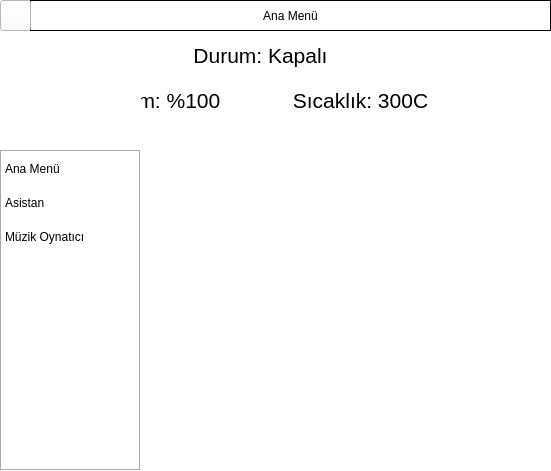
<?xml version="1.0" encoding="UTF-8"?>
<ui version="4.0">
 <class>Form</class>
 <widget class="QWidget" name="Form">
  <property name="geometry">
   <rect>
    <x>0</x>
    <y>0</y>
    <width>551</width>
    <height>471</height>
   </rect>
  </property>
  <property name="sizePolicy">
   <sizepolicy hsizetype="Maximum" vsizetype="Maximum">
    <horstretch>0</horstretch>
    <verstretch>0</verstretch>
   </sizepolicy>
  </property>
  <property name="maximumSize">
   <size>
    <width>551</width>
    <height>471</height>
   </size>
  </property>
  <property name="windowTitle">
   <string>Reji Asistan</string>
  </property>
  <property name="windowIcon">
   <iconset>
    <normaloff>Datas/icons/logo.png</normaloff>Datas/icons/logo.png</iconset>
  </property>
  <property name="windowOpacity">
   <double>1.000000000000000</double>
  </property>
  <property name="layoutDirection">
   <enum>Qt::LeftToRight</enum>
  </property>
  <property name="autoFillBackground">
   <bool>false</bool>
  </property>
  <property name="styleSheet">
   <string notr="true">background-color: white;</string>
  </property>
  <widget class="QListWidget" name="sideBar">
   <property name="enabled">
    <bool>true</bool>
   </property>
   <property name="geometry">
    <rect>
     <x>0</x>
     <y>150</y>
     <width>141</width>
     <height>321</height>
    </rect>
   </property>
   <property name="focusPolicy">
    <enum>Qt::StrongFocus</enum>
   </property>
   <property name="autoFillBackground">
    <bool>true</bool>
   </property>
   <property name="styleSheet">
    <string notr="true">QListWidget {
    show-decoration-selected: 1; /* make the selection span the entire width of the view */
}

QListWidget::item {
	margin : 10px;
}

QListWidget::item:alternate {
    background: #EEEEEE;
}

QListWidget::item:selected {
    border: 1px solid #6a6ea9;
}

QListWidget::item:selected:!active {
    background: qlineargradient(x1: 0, y1: 0, x2: 0, y2: 1,
                                stop: 0 #ABAFE5, stop: 1 #8588B2);
}

QListWidget::item:selected:active {
    background: qlineargradient(x1: 0, y1: 0, x2: 0, y2: 1,
                                stop: 0 #6a6ea9, stop: 1 #888dd9);
}

QListWidget::item:hover {
    background: qlineargradient(x1: 0, y1: 0, x2: 0, y2: 1,
                                stop: 0 #FAFBFE, stop: 1 #DCDEF1);
}</string>
   </property>
   <property name="frameShape">
    <enum>QFrame::Box</enum>
   </property>
   <property name="frameShadow">
    <enum>QFrame::Sunken</enum>
   </property>
   <property name="autoScrollMargin">
    <number>16</number>
   </property>
   <property name="spacing">
    <number>9</number>
   </property>
   <property name="sortingEnabled">
    <bool>false</bool>
   </property>
   <item>
    <property name="text">
     <string>Ana Menü</string>
    </property>
    <property name="icon">
     <iconset>
      <normaloff>Datas/icons/main_menu.png</normaloff>Datas/icons/main_menu.png</iconset>
    </property>
   </item>
   <item>
    <property name="text">
     <string>Asistan</string>
    </property>
    <property name="icon">
     <iconset>
      <normaloff>Datas/icons/logo.png</normaloff>Datas/icons/logo.png</iconset>
    </property>
   </item>
   <item>
    <property name="text">
     <string>Müzik Oynatıcı</string>
    </property>
    <property name="icon">
     <iconset>
      <normaloff>Datas/icons/music.png</normaloff>Datas/icons/music.png</iconset>
    </property>
   </item>
  </widget>
  <widget class="QLabel" name="logo">
   <property name="enabled">
    <bool>true</bool>
   </property>
   <property name="geometry">
    <rect>
     <x>0</x>
     <y>30</y>
     <width>141</width>
     <height>121</height>
    </rect>
   </property>
   <property name="text">
    <string/>
   </property>
   <property name="alignment">
    <set>Qt::AlignCenter</set>
   </property>
   <property name="buddy">
    <cstring>logo</cstring>
   </property>
  </widget>
  <widget class="QPushButton" name="sideBarB">
   <property name="geometry">
    <rect>
     <x>0</x>
     <y>0</y>
     <width>31</width>
     <height>31</height>
    </rect>
   </property>
   <property name="styleSheet">
    <string notr="true"/>
   </property>
   <property name="text">
    <string/>
   </property>
   <property name="icon">
    <iconset>
     <normaloff>Datas/icons/menu_open.png</normaloff>Datas/icons/menu_open.png</iconset>
   </property>
   <property name="iconSize">
    <size>
     <width>50</width>
     <height>25</height>
    </size>
   </property>
   <property name="autoDefault">
    <bool>true</bool>
   </property>
   <property name="default">
    <bool>false</bool>
   </property>
   <property name="flat">
    <bool>false</bool>
   </property>
  </widget>
  <widget class="QLabel" name="title">
   <property name="geometry">
    <rect>
     <x>30</x>
     <y>0</y>
     <width>521</width>
     <height>31</height>
    </rect>
   </property>
   <property name="statusTip">
    <string/>
   </property>
   <property name="layoutDirection">
    <enum>Qt::LeftToRight</enum>
   </property>
   <property name="autoFillBackground">
    <bool>false</bool>
   </property>
   <property name="frameShape">
    <enum>QFrame::Panel</enum>
   </property>
   <property name="text">
    <string>Ana Menü</string>
   </property>
   <property name="alignment">
    <set>Qt::AlignCenter</set>
   </property>
  </widget>
  <widget class="QWidget" name="main_menu" native="true">
   <property name="geometry">
    <rect>
     <x>0</x>
     <y>30</y>
     <width>551</width>
     <height>441</height>
    </rect>
   </property>
   <widget class="QPushButton" name="fanB">
    <property name="geometry">
     <rect>
      <x>270</x>
      <y>120</y>
      <width>151</width>
      <height>91</height>
     </rect>
    </property>
    <property name="text">
     <string/>
    </property>
    <property name="icon">
     <iconset>
      <normaloff>Datas/icons/error.png</normaloff>Datas/icons/error.png</iconset>
    </property>
    <property name="iconSize">
     <size>
      <width>80</width>
      <height>80</height>
     </size>
    </property>
    <property name="flat">
     <bool>true</bool>
    </property>
   </widget>
   <widget class="QPushButton" name="doorB">
    <property name="geometry">
     <rect>
      <x>200</x>
      <y>230</y>
      <width>121</width>
      <height>81</height>
     </rect>
    </property>
    <property name="text">
     <string/>
    </property>
    <property name="icon">
     <iconset>
      <normaloff>Datas/icons/error.png</normaloff>Datas/icons/error.png</iconset>
    </property>
    <property name="iconSize">
     <size>
      <width>80</width>
      <height>80</height>
     </size>
    </property>
    <property name="flat">
     <bool>true</bool>
    </property>
   </widget>
   <widget class="QPushButton" name="lampB">
    <property name="geometry">
     <rect>
      <x>120</x>
      <y>120</y>
      <width>121</width>
      <height>91</height>
     </rect>
    </property>
    <property name="text">
     <string/>
    </property>
    <property name="icon">
     <iconset>
      <normaloff>Datas/icons/error.png</normaloff>Datas/icons/error.png</iconset>
    </property>
    <property name="iconSize">
     <size>
      <width>80</width>
      <height>80</height>
     </size>
    </property>
    <property name="flat">
     <bool>true</bool>
    </property>
   </widget>
   <widget class="QLabel" name="moistureL">
    <property name="geometry">
     <rect>
      <x>110</x>
      <y>60</y>
      <width>111</width>
      <height>21</height>
     </rect>
    </property>
    <property name="font">
     <font>
      <family>Arial</family>
      <pointsize>16</pointsize>
     </font>
    </property>
    <property name="text">
     <string>Nem: %100</string>
    </property>
    <property name="alignment">
     <set>Qt::AlignCenter</set>
    </property>
   </widget>
   <widget class="QLabel" name="temperatureL">
    <property name="geometry">
     <rect>
      <x>290</x>
      <y>60</y>
      <width>141</width>
      <height>20</height>
     </rect>
    </property>
    <property name="font">
     <font>
      <family>Arial</family>
      <pointsize>16</pointsize>
     </font>
    </property>
    <property name="text">
     <string>Sıcaklık: 300C</string>
    </property>
    <property name="alignment">
     <set>Qt::AlignCenter</set>
    </property>
   </widget>
   <widget class="QLabel" name="statusL">
    <property name="geometry">
     <rect>
      <x>170</x>
      <y>10</y>
      <width>181</width>
      <height>31</height>
     </rect>
    </property>
    <property name="font">
     <font>
      <family>Arial</family>
      <pointsize>16</pointsize>
      <weight>50</weight>
      <bold>false</bold>
     </font>
    </property>
    <property name="text">
     <string>Durum: Kapalı</string>
    </property>
    <property name="alignment">
     <set>Qt::AlignCenter</set>
    </property>
   </widget>
  </widget>
  <widget class="QWidget" name="assistant" native="true">
   <property name="geometry">
    <rect>
     <x>0</x>
     <y>30</y>
     <width>551</width>
     <height>441</height>
    </rect>
   </property>
   <widget class="QTextEdit" name="textEdit">
    <property name="enabled">
     <bool>true</bool>
    </property>
    <property name="geometry">
     <rect>
      <x>0</x>
      <y>0</y>
      <width>551</width>
      <height>391</height>
     </rect>
    </property>
    <property name="font">
     <font>
      <pointsize>11</pointsize>
     </font>
    </property>
    <property name="styleSheet">
     <string notr="true"/>
    </property>
    <property name="frameShape">
     <enum>QFrame::NoFrame</enum>
    </property>
    <property name="frameShadow">
     <enum>QFrame::Sunken</enum>
    </property>
    <property name="readOnly">
     <bool>true</bool>
    </property>
    <property name="acceptRichText">
     <bool>false</bool>
    </property>
   </widget>
   <widget class="QLineEdit" name="msg">
    <property name="enabled">
     <bool>true</bool>
    </property>
    <property name="geometry">
     <rect>
      <x>0</x>
      <y>390</y>
      <width>551</width>
      <height>51</height>
     </rect>
    </property>
    <property name="font">
     <font>
      <pointsize>16</pointsize>
     </font>
    </property>
    <property name="autoFillBackground">
     <bool>false</bool>
    </property>
    <property name="frame">
     <bool>true</bool>
    </property>
    <property name="cursorPosition">
     <number>0</number>
    </property>
    <property name="cursorMoveStyle">
     <enum>Qt::LogicalMoveStyle</enum>
    </property>
   </widget>
  </widget>
  <widget class="QWidget" name="music_player" native="true">
   <property name="geometry">
    <rect>
     <x>0</x>
     <y>30</y>
     <width>551</width>
     <height>441</height>
    </rect>
   </property>
   <widget class="QWidget" name="horizontalLayoutWidget">
    <property name="geometry">
     <rect>
      <x>10</x>
      <y>100</y>
      <width>531</width>
      <height>101</height>
     </rect>
    </property>
    <layout class="QHBoxLayout" name="sliderL">
     <item>
      <widget class="QLabel" name="time">
       <property name="font">
        <font>
         <family>Arial Black</family>
         <pointsize>11</pointsize>
         <weight>75</weight>
         <bold>true</bold>
        </font>
       </property>
       <property name="text">
        <string>0.00</string>
       </property>
      </widget>
     </item>
     <item>
      <widget class="QSlider" name="slider">
       <property name="maximum">
        <number>100</number>
       </property>
       <property name="value">
        <number>0</number>
       </property>
       <property name="orientation">
        <enum>Qt::Horizontal</enum>
       </property>
      </widget>
     </item>
     <item>
      <widget class="QLabel" name="eta">
       <property name="font">
        <font>
         <family>Arial Black</family>
         <pointsize>11</pointsize>
         <weight>75</weight>
         <bold>true</bold>
        </font>
       </property>
       <property name="text">
        <string>0.00</string>
       </property>
      </widget>
     </item>
    </layout>
   </widget>
   <widget class="QWidget" name="horizontalLayoutWidget_2">
    <property name="geometry">
     <rect>
      <x>10</x>
      <y>200</y>
      <width>531</width>
      <height>81</height>
     </rect>
    </property>
    <layout class="QHBoxLayout" name="controler">
     <item>
      <widget class="QPushButton" name="playB">
       <property name="text">
        <string/>
       </property>
       <property name="icon">
        <iconset>
         <normaloff>Datas/icons/play.png</normaloff>Datas/icons/play.png</iconset>
       </property>
       <property name="iconSize">
        <size>
         <width>60</width>
         <height>70</height>
        </size>
       </property>
       <property name="flat">
        <bool>true</bool>
       </property>
      </widget>
     </item>
     <item>
      <widget class="QPushButton" name="pauseB">
       <property name="text">
        <string/>
       </property>
       <property name="icon">
        <iconset>
         <normaloff>Datas/icons/pause.png</normaloff>Datas/icons/pause.png</iconset>
       </property>
       <property name="iconSize">
        <size>
         <width>60</width>
         <height>70</height>
        </size>
       </property>
       <property name="flat">
        <bool>true</bool>
       </property>
      </widget>
     </item>
     <item>
      <widget class="QPushButton" name="stopB">
       <property name="text">
        <string/>
       </property>
       <property name="icon">
        <iconset>
         <normaloff>Datas/icons/stop.png</normaloff>Datas/icons/stop.png</iconset>
       </property>
       <property name="iconSize">
        <size>
         <width>60</width>
         <height>70</height>
        </size>
       </property>
       <property name="flat">
        <bool>true</bool>
       </property>
      </widget>
     </item>
     <item>
      <widget class="QPushButton" name="v_UP">
       <property name="text">
        <string/>
       </property>
       <property name="icon">
        <iconset>
         <normaloff>Datas/icons/v_UP.png</normaloff>Datas/icons/v_UP.png</iconset>
       </property>
       <property name="iconSize">
        <size>
         <width>60</width>
         <height>70</height>
        </size>
       </property>
       <property name="flat">
        <bool>true</bool>
       </property>
      </widget>
     </item>
     <item>
      <widget class="QPushButton" name="v_DOWN">
       <property name="text">
        <string/>
       </property>
       <property name="icon">
        <iconset>
         <normaloff>Datas/icons/v_DOWN.png</normaloff>Datas/icons/v_DOWN.png</iconset>
       </property>
       <property name="iconSize">
        <size>
         <width>60</width>
         <height>70</height>
        </size>
       </property>
       <property name="flat">
        <bool>true</bool>
       </property>
      </widget>
     </item>
    </layout>
   </widget>
   <widget class="QWidget" name="horizontalLayoutWidget_3">
    <property name="geometry">
     <rect>
      <x>10</x>
      <y>280</y>
      <width>531</width>
      <height>71</height>
     </rect>
    </property>
    <layout class="QHBoxLayout" name="controler_2">
     <item>
      <widget class="QPushButton" name="prevSB">
       <property name="text">
        <string/>
       </property>
       <property name="icon">
        <iconset>
         <normaloff>Datas/icons/prev.png</normaloff>Datas/icons/prev.png</iconset>
       </property>
       <property name="iconSize">
        <size>
         <width>60</width>
         <height>60</height>
        </size>
       </property>
       <property name="flat">
        <bool>true</bool>
       </property>
      </widget>
     </item>
     <item>
      <widget class="QPushButton" name="nextSB">
       <property name="text">
        <string/>
       </property>
       <property name="icon">
        <iconset>
         <normaloff>Datas/icons/next.png</normaloff>Datas/icons/next.png</iconset>
       </property>
       <property name="iconSize">
        <size>
         <width>60</width>
         <height>60</height>
        </size>
       </property>
       <property name="flat">
        <bool>true</bool>
       </property>
      </widget>
     </item>
    </layout>
   </widget>
   <widget class="QLabel" name="soundN">
    <property name="geometry">
     <rect>
      <x>10</x>
      <y>30</y>
      <width>531</width>
      <height>51</height>
     </rect>
    </property>
    <property name="font">
     <font>
      <family>Arial Black</family>
      <pointsize>14</pointsize>
      <weight>75</weight>
      <bold>true</bold>
     </font>
    </property>
    <property name="text">
     <string/>
    </property>
    <property name="alignment">
     <set>Qt::AlignCenter</set>
    </property>
   </widget>
   <widget class="QProgressBar" name="vBar">
    <property name="geometry">
     <rect>
      <x>489</x>
      <y>20</y>
      <width>31</width>
      <height>181</height>
     </rect>
    </property>
    <property name="styleSheet">
     <string notr="true">QProgressBar{
    border: 2px solid grey;
    border-radius: 5px;
    text-align: center
}

QProgressBar::chunk {
    background-color: blue;
    margin: 1px;
	border-radius: 3px
}</string>
    </property>
    <property name="value">
     <number>0</number>
    </property>
    <property name="orientation">
     <enum>Qt::Vertical</enum>
    </property>
   </widget>
  </widget>
  <zorder>assistant</zorder>
  <zorder>music_player</zorder>
  <zorder>main_menu</zorder>
  <zorder>logo</zorder>
  <zorder>sideBar</zorder>
  <zorder>title</zorder>
  <zorder>sideBarB</zorder>
 </widget>
 <resources/>
 <connections/>
</ui>
